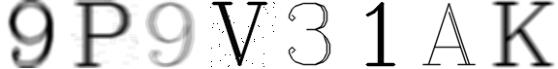
#> input picture Task1/data/rand_img_0.png, 558 x 69 px; its folder holds only this picture in this run
$ jupyter execute --allow-errors task1.ipynb   (older library calls are emulated)
#> lines starting #> are read from the running program, lines starting #| are printed output that depends on the picture; after the words box and inside, x2 and y2 are one past the last pixel; in counts of white or black regions, pixels touching at a corner belong together
### Task1/genSymbolImg.py
import cv2
import numpy as np
from random import randint, uniform
import string, random


def addNoise(image):
    row,col = image.shape
    s_vs_p = 0.4
    amount = 0.01
    out = np.copy(image)
    # Salt mode
    num_salt = np.ceil(amount * image.size * s_vs_p)
    coords = [np.random.randint(0, i - 1, int(num_salt))
          for i in image.shape]
    out[coords] = 1

    # Pepper mode
    num_pepper = np.ceil(amount* image.size * (1. - s_vs_p))
    coords = [np.random.randint(0, i - 1, int(num_pepper)) for i in image.shape]
    out[coords] = 0
    return out


# [5 lines of commented-out code are left out]


def addBlur(img, kw, kh):
    return cv2.blur(img, (kw, kh))


def text_generator(chars, size = 8):
    return ''.join(random.choice(chars) for _ in range(size))


def addText(img, chars, font, size, line_size):

    text = text_generator(chars, 1)

    cv2.putText(img, text, (0, img.shape[0]-4), font, size, (0, 0, 255), line_size, cv2.LINE_AA)

    return text

sizes = [(70,58),(40,35),(75,70),(70,70),(70,70),(50,50)]

def genSymbolImg(chars = string.ascii_uppercase + string.digits,
                font = None,
                line_size = None,
                blur = None,
                kw = None,
                kh = None):

    if font is None:
        font = randint(0, 5)

    # if size is None:
    #     size = uniform(2.5, 3.5)

    if line_size is None:
        line_size = randint(1, 2)

    if blur is None:
        blur = randint(0, 1)

    if kw is None:
        kw = randint(0, 1)

    if kh is None:
        kh = randint(0, 1)


    genImg = np.full(sizes[font], 255, dtype= np.uint8)

    text = addText(genImg, chars, font, 3, line_size)

    if randint(0, 1):
        genImg = addNoise(genImg)

    # if lines:
    #     addLines(genImg)

    if blur:
        genImg = addBlur(genImg, kw, kh)


    return genImg, text


# [10 lines that do not run on import are left out]

### Task1/task1.ipynb
## Imports

[cell 1]
import cv2
import numpy as np
import os
import matplotlib.pyplot as plt
import sys
import math
from random import randint, uniform
import string, random
print(cv2.__version__)
print(np.__version__)
print(sys.version)

## Functions

[cell 2]
#===============================================
#Frequently used functions
#===============================================
def image_plot(img, size = (10,10), title = ''):
    fig, ax = plt.subplots(figsize=size)
    plt.title(title)
    ax.imshow(img, cmap='gray')
    plt.show()

def image_save(img, num, size = (10,10), title = ''):
    fig, ax = plt.subplots(figsize=size)
    plt.title(title)
    ax.imshow(img, cmap='gray')
    ax.set_axis_off()
    plt.savefig(f'data/rand_img_{num}',bbox_inches='tight',pad_inches=0)
    plt.show()

def image_to_gray(img):
    return cv2.cvtColor(img, cv2.COLOR_BGR2GRAY)

def get_gradient(gray, x = 0, y = 0, use_grad = True):
    if use_grad:
        grad = cv2.Sobel(gray, ddepth=cv2.CV_32F, dx=x, dy=y, ksize=3)
        grad = np.absolute(grad)
        (minVal, maxVal) = (np.min(grad), np.max(grad))
        if maxVal - minVal > 0:
            grad = (255 * ((grad - minVal) / float(maxVal - minVal))).astype("uint8")
        else:
            grad  = np.zeros(gray.shape, dtype = "uint8")

    else:
        grad = cv2.adaptiveThreshold(  gray,
                                        255,
                                        cv2.ADAPTIVE_THRESH_GAUSSIAN_C,
                                        cv2.THRESH_BINARY_INV,
                                        11,
                                        2)

    return grad


#===============================================
#Functions by Kairat Aitpayev
#===============================================
def concat_img_hor(imgs, color = (0,255,0)):
    m = 0
    s = 0
    bs = 1
    for img in imgs:
        m = max(m, img.shape[0])
        s += img.shape[1]+2*bs

    image = np.zeros((m+2*bs, s, 3))

    x = 0
    for img in imgs:
        if len(img.shape) == 3:
            imgg = cv2.copyMakeBorder(img.copy(), bs, bs, bs, bs, cv2.BORDER_CONSTANT, value=color)
            image[0:imgg.shape[0], x:x+imgg.shape[1], :] = imgg
        else:
            imgg = cv2.copyMakeBorder(cv2.cvtColor(img, cv2.COLOR_GRAY2BGR), bs, bs, bs, bs, cv2.BORDER_CONSTANT, value=color)
            image[0:imgg.shape[0], x:x+imgg.shape[1], :] = imgg
        x += img.shape[1]+2*bs

    return np.asarray(image, dtype = np.uint8)


def concat_img_ver(imgs):
    m = 0
    s = 0
    bs = 1
    for img in imgs:
        m = max(m, img.shape[1])
        s += img.shape[0]+2*bs

    image = np.zeros((s, m+2*bs, 3))

    y = 0
    for img in imgs:
        if len(img.shape) == 3:
            imgg = cv2.copyMakeBorder(img.copy(), bs, bs, bs, bs, cv2.BORDER_CONSTANT, value=(0, 255, 0))
            image[y:y+imgg.shape[0], 0:imgg.shape[1], :] = imgg
        else:
            imgg = cv2.copyMakeBorder(cv2.cvtColor(img, cv2.COLOR_GRAY2BGR), bs, bs, bs, bs, cv2.BORDER_CONSTANT, value=(0, 255, 0))
            image[y:y+imgg.shape[0], 0:imgg.shape[1], :] = imgg
        y += img.shape[0]+2*bs

    return np.asarray(image, dtype = np.uint8)


def get_draw_proj_ver(lp, verp):
    verp2 = verp.astype(int)
    w = np.max(verp2) + 5
    graphicVer = np.zeros((lp.shape[0], w), dtype = "uint8")

    for i in range(len(verp2)):
        graphicVer[i, 0:verp2[i]] = 255

    return cv2.cvtColor(graphicVer, cv2.COLOR_GRAY2BGR)


def get_draw_proj_hor(lp, horp):
    horp2 = horp.astype(int)
    h = int(np.max(horp2) + 5)
    graphicHor = np.zeros((h, lp.shape[1]), dtype = "uint8")

    for i in range(len(horp2)):
        graphicHor[int(graphicHor.shape[0]-horp2[i]):graphicHor.shape[0], i] = 255

    return cv2.cvtColor(graphicHor, cv2.COLOR_GRAY2BGR)


def find_b0(verp_conv, ybm, c):
    for i in range(ybm,-1,-1):
        if verp_conv[i] <= c:
            return i
    return 0


def find_b1(verp_conv, ybm, c):
    for i in range(ybm,len(verp_conv)):
        if verp_conv[i] <= c:
            return i
    return len(verp_conv)

## Generating random images

[cell 3]
import genSymbolImg as gsi
image_cnt = 5
symbol_cnt = 8
#> (the rest of this cell did not finish here and is left out)

## Calculate vertical projections

[cell 4]
testing_mode = False
line_images = []
all_images = []
#> (the rest of this cell did not finish here and is left out)

## Calculate horizontal projections

[cell 5]
all_images = []
testing_mode = False
for img in line_images: ## line images from previous cell
    vis = img.copy()
    img = image_to_gray(vis)

    grad = get_gradient(img, y = 1, use_grad = True) # trashholding image

    horp = np.sum(grad, axis = 0) / 255 # find horizontal projection
    drawedhorp = get_draw_proj_hor(img, horp)  # get plot horizontal projection
    if testing_mode:
        image_plot(drawedhorp,(15,15),'drawedhorp') # plotting horizontal projection

    half = int(np.max(horp)//2) # finding half of projections
    slice_line = drawedhorp[(drawedhorp.shape[0] - half - 1):(drawedhorp.shape[0] - half + 1), :] # find slice line for contours
    if testing_mode:
        image_plot(slice_line,(15,15),'slice line') # plotting slice line

    #finding contours for each word
    contours, _ = cv2.findContours(cv2.cvtColor(slice_line,cv2.COLOR_BGR2GRAY), cv2.RETR_EXTERNAL, cv2.CHAIN_APPROX_SIMPLE)

    # adding horizontal line
    drawedhorp = cv2.line(drawedhorp, (0,drawedhorp.shape[0] - half), (drawedhorp.shape[1], drawedhorp.shape[0] - half), (255,0,0), 1)
    if testing_mode:
        image_plot(drawedhorp,(15,15),'drawedhorp with line') # plotting horizontal projection

    # finding widths for medium width
    widths = []
    for c in contours:
        x,y,w,h = cv2.boundingRect(c)
        widths.append(w)
    median_width = int(np.median(np.asarray(widths))*1.25)

    kernel = median_width # kernel based on median weight
    horp_conv = np.convolve(horp, np.ones((kernel,))/kernel, mode = 'same')# convolve projection
    drawedhorp_conv = get_draw_proj_hor(img, horp_conv) # get plot
    if testing_mode:
        image_plot(drawedhorp_conv,(15,15),'convolved horizontal projection') # plotting convolved vertical projection

    # find peaks
    bandP1ranges = []
    peaks = []
    c1 = 0.2
    c2 = 0.2
    while np.max(horp_conv) > 1:
        ybm = np.argmax(horp_conv)
        yb0 = find_b0(horp_conv,
                        ybm,
                        c1 * horp_conv[ybm])
        yb1 = find_b1(horp_conv,
                        ybm,
                        c2 * horp_conv[ybm])
        if yb1 - yb0 > median_width:
            bandP1ranges.append((yb0,yb1))
            peaks.append((ybm,drawedhorp_conv.shape[0]-int(horp_conv[ybm])))
        horp_conv[yb0:yb1] = 0

    #draw peaks on plot
    for peak in peaks:
        cv2.circle(drawedhorp_conv, peak, 1, (255,0,0), -1)
    if testing_mode:
        image_plot(drawedhorp_conv,(15,15),'drawedhorp_conv with peaks') # plotting projection with peaks

    # Adding lines between words
    for band in bandP1ranges:
        x1, x2 = band
        cv2.line(vis, (x1,0),(x1,vis.shape[0]), (0,0,255), 1)
        cv2.line(vis, (x2,0),(x2,vis.shape[0]), (255,0,255), 1)

    # concatenate all operations
    res_image = concat_img_ver((vis, grad, drawedhorp, drawedhorp_conv)) #
    all_images.append(res_image)
#> after the loop, all_images = []

#plotting all images from dataset
#> (the rest of this cell did not finish here and is left out)

#> after the loop in concat_img_ver, `for img in imgs:`: s = 0
#> further down, img is the input picture: shape (69, 558); min 0, max 255, mean 221
#> `_, th = cv2.threshold(img, 0, 255,  cv2.THRESH_OTSU + 1)`:
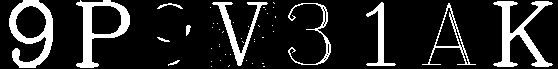
#> th: shape (69, 558); 15.4% white; 46 white regions (35 under 20 px), largest, box (x1, y1, x2, y2) and area: (493, 1, 553, 67) 1303, (9, 0, 53, 68) 1240, (76, 0, 130, 68) 1188
#> `dst = cv2.morphologyEx(th, cv2.MORPH_OPEN, kernel, iterations=1)`: dst: shape (69, 558); 13% white; 10 white regions (3 under 20 px)
#> `contours, hr = cv2.findContours(dst, cv2.RETR_EXTERNAL, cv2.CHAIN_APPR..`: contours = 10 contours, 4 with area under 20; largest, box (x1, y1, x2, y2) and area: (9, 0, 53, 68) 1844, (77, 0, 130, 68) 1800, (494, 1, 552, 67) 1108, (213, 2, 267, 66) 568, (367, 3, 395, 66) 392, (186, 25, 190, 34) 22; hr = [[1, -1, -1, -1], [2, 0, -1, -1], [3, 1, -1, -1], [4, 2, -1, -1], [5, 3, -1, -1], [6, 4, -1, -1], [7, 5, -1, -1], [8, 6, -1, -1], [9, 7, -1, -1], [-1, 8, -1, -1]]
#> `dst_boxes = cv2.cvtColor(dst, cv2.COLOR_GRAY2RGB)`: dst_boxes: shape (69, 558, 3); 13% white; 10 white regions (3 under 20 px), largest, box (x1, y1, x2, y2) and area: (494, 1, 552, 67) 1295, (9, 0, 53, 68) 1240, (77, 0, 130, 68) 1179
#> the loop `for c in contours:` made 10 passes
#> (x, y, w, h) on passes 2, 4, 6, 7, 8, 9, 10: (324, 37, 5, 7), (186, 25, 4, 9), (367, 3, 28, 63), (213, 2, 54, 64), (494, 1, 58, 66), (77, 0, 53, 68), (9, 0, 44, 68)
#> (c, x, y, w, h) on passes 1, 3, 5: ([[321, 60], [321, 62], [323, 62], [323, 60]], 321, 60, 3, 3), ([[315, 28], [315, 30], [317, 30], [317, 28]], 315, 28, 3, 3), ([[447, 5], [447, 7], [450, 7], [450, 5]], 447, 5, 4, 3)
#> after the loop `for c in contours:`:
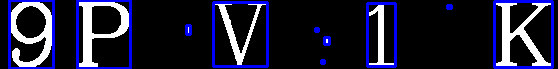
#> dst_boxes: shape (69, 558, 3); mean B, G, R 52.6, 30, 30

## Finding symbols easy way

[cell 6]
all_images = []
#> (the rest of this cell did not finish here and is left out)

#> the loop in concat_img_ver (call 2), `for img in imgs:` made 4 passes
#> s on passes 1 to 4: 71, 142, 213, 284
#> after the loop in concat_img_ver (call 2), `for img in imgs:`: s = 284
#> the loop in concat_img_ver (call 2), `for img in imgs:` made 4 passes
#> after the loop in concat_img_ver (call 2), `for img in imgs:`:
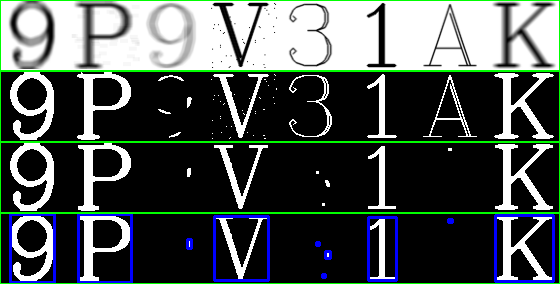
#> image: shape (284, 560, 3) float64; mean B, G, R 83.7, 86.3, 78.3
#> `th = cv2.adaptiveThreshold(img,255,cv2.ADAPTIVE_THRESH_GAUSSIAN_C,\ cv..`: th: shape (69, 558); 80.9% white; 43 black regions (35 under 20 px), largest, box (x1, y1, x2, y2) and area: (492, 1, 554, 67) 1384, (9, 0, 53, 68) 1288, (74, 0, 130, 68) 1220
#> `closing = cv2.morphologyEx(th, cv2.MORPH_CLOSE, kernel, iterations=1)`: closing: shape (69, 558); 82.6% white; 16 black regions (2 under 20 px), largest, box (x1, y1, x2, y2) and area: (493, 1, 554, 67) 1376, (9, 0, 53, 68) 1288, (75, 1, 130, 68) 1209
#> `horp = np.sum(grad, axis = 0) / 255`: horp = 558 values, max 66 at index 84, min 0 at index 0, mean 12.03
    all_images.append(res_image) # adding to completed data set

#plotting all images from dataset
image_plot(concat_img_ver(all_images), (80,80), 'All dataset')

## Finding symbols hard way

[cell 7]
all_images = []
testing_mode = False
#> (the rest of this cell did not finish here and is left out)

#> in get_draw_proj_hor, `horp2 = horp.astype(int)`: horp2 has the same summary as horp outside get_draw_proj_hor
#> in get_draw_proj_hor, `h = int(np.max(horp2) + 5)`: h = 71
#> after the loop in get_draw_proj_hor, `for i in range(len(horp2)):`: graphicHor: shape (71, 558); 16.9% white; 11 white regions, largest, box (x1, y1, x2, y2) and area: (493, 5, 554, 71) 1376, (9, 18, 53, 71) 1288, (75, 5, 130, 71) 1209
#> `half = int(np.max(horp)//2)`: half = 33
#> `contours, _ = cv2.findContours(cv2.cvtColor(slice_line,cv2.COLOR_BGR2G..`: contours = 8 contours, all with area under 20
#> `drawedhorp = cv2.line(drawedhorp, (0,drawedhorp.shape[0] - half), (dra..`:
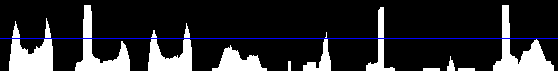
#> drawedhorp: shape (71, 558, 3); mean B, G, R 46.5, 42.9, 42.9
#> the loop `for c in contours:` made 8 passes
#> (c, x, w) on passes 1 to 8: ([[502, 0], [502, 1], [509, 1], [509, 0]], 502, 8), ([[378, 0], [378, 1], [383, 1], [383, 0]], 378, 6), ([[325, 0], [325, 1], [327, 1], [326, 0]], 325, 3), ([[184, 0], [184, 1], [189, 1], [189, 0]], 184, 6), ([[151, 0], [151, 1], [156, 1], [156, 0]], 151, 6), ([[83, 0], [83, 1], [91, 1], [91, 0]], 83, 9), ([[45, 0], [44, 1], [51, 1], [50, 0]], 44, 8), ([[12, 0], [12, 1], [19, 1], [19, 0]], 12, 8)
#> after the loop `for c in contours:`: widths = [8, 6, 3, 6, 6, 9, 8, 8]
#> `median_width = int(np.median(np.asarray(widths))*0.3)`: median_width = 2
#> `horp_conv = np.convolve(horp, np.ones((kernel,))/kernel, mode = 'same'..`: horp_conv = 558 values, max 66 at index 85, min 0 at index 0, mean 12.03
    if testing_mode:
        image_plot(drawedhorp,(15,15),'drawedhorp') # plotting horizontal projection

    half = int(np.max(horp)//2) # finding half of projections
    slice_line = drawedhorp[(drawedhorp.shape[0] - half - 1):(drawedhorp.shape[0] - half + 1), :] # find slice line for contours
    if testing_mode:
        image_plot(slice_line,(15,15),'slice line') # plotting slice line

    #finding contours for each word
    contours, _ = cv2.findContours(cv2.cvtColor(slice_line,cv2.COLOR_BGR2GRAY), cv2.RETR_EXTERNAL, cv2.CHAIN_APPROX_SIMPLE)

    # adding horizontal line
    drawedhorp = cv2.line(drawedhorp, (0,drawedhorp.shape[0] - half), (drawedhorp.shape[1], drawedhorp.shape[0] - half), (255,0,0), 1)
    if testing_mode:
        image_plot(drawedhorp,(15,15),'drawedhorp with line') # plotting horizontal projection

    # finding widths for medium width
    widths = []
    for c in contours:
        x,y,w,h = cv2.boundingRect(c)
        widths.append(w)
    median_width = int(np.median(np.asarray(widths))*0.3)

    kernel = median_width # kernel based on median weight
    horp_conv = np.convolve(horp, np.ones((kernel,))/kernel, mode = 'same')# convolve projection
    drawedhorp_conv = get_draw_proj_hor(img, horp_conv) # get plot
#> in get_draw_proj_hor (call 2), `horp2 = horp.astype(int)`: horp2 = 558 values, max 66 at index 85, min 0 at index 0, mean 11.91
#> after the loop in get_draw_proj_hor (call 2), `for i in range(len(horp2)):`:
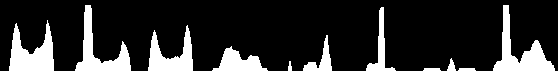
#> graphicHor: shape (71, 558); 16.8% white; 11 white regions, largest, box (x1, y1, x2, y2) and area: (493, 5, 555, 71) 1366, (9, 20, 54, 71) 1278, (75, 5, 131, 71) 1200
#> the loop `while np.max(horp_conv) > 1:` made 13 passes
#> (ybm, yb0, yb1) on passes 1 to 12: (85, 75, 131), (503, 493, 554), (381, 366, 385), (47, 8, 54), (187, 147, 193), (326, 302, 332), (231, 211, 268), (451, 446, 456), (289, 287, 292), (391, 384, 396), (424, 422, 441), (459, 457, 476)
#> after the loop `while np.max(horp_conv) > 1:`: bandP1ranges = [(75, 131), (493, 554), (366, 385), (8, 54), (147, 193), (302, 332), (211, 268), (446, 456), (287, 292), (384, 396), (422, 441), (457, 476)]; horp_conv = 558 values from 0 to 0; peaks = [(85, 5), (503, 5), (381, 7), (47, 20), (187, 25), (326, 35), (231, 46), (451, 58), (289, 61), (391, 67), (424, 68), (459, 68)]
#> the loop `for peak in peaks:` made 12 passes
#> after the loop `for peak in peaks:`:
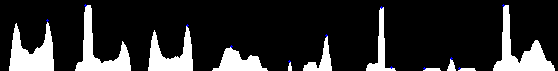
#> drawedhorp_conv: shape (71, 558, 3); mean B, G, R 43, 42.6, 42.6
#> the loop `for band in bandP1ranges:` made 12 passes
#> after the loop `for band in bandP1ranges:`:
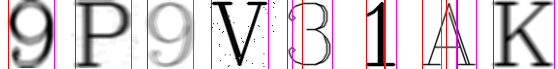
#> vis: shape (69, 558, 3); 4.3% of pixels changed, all inside (x1, y1, x2, y2) = (8, 0, 555, 69)
#> `drawedhorp_conv = drawedhorp_conv[::-1]`:
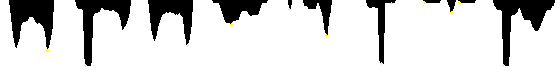
#> drawedhorp_conv: shape (71, 558, 3); mean B, G, R 212, 212.4, 212.4
    if testing_mode:
        image_plot(drawedhorp_conv,(15,15),'convolved horizontal projection') # plotting convolved vertical projection

    # find peaks
    bandP1ranges = []
    peaks = []
    c1 = 0.05
    c2 = 0.05
    while np.max(horp_conv) > 1:
        ybm = np.argmax(horp_conv)
        yb0 = find_b0(horp_conv,
                        ybm,
                        c1 * horp_conv[ybm])
        yb1 = find_b1(horp_conv,
                        ybm,
                        c2 * horp_conv[ybm])
        if yb1 - yb0 > median_width:
            bandP1ranges.append((yb0,yb1))
            peaks.append((ybm,drawedhorp_conv.shape[0]-int(horp_conv[ybm])))
        horp_conv[yb0:yb1] = 0

    #draw peaks on plot
    for peak in peaks:
        cv2.circle(drawedhorp_conv, peak, 1, (255,0,0), -1)
    if testing_mode:
        image_plot(drawedhorp_conv,(15,15),'drawedhorp_conv with peaks') # plotting projection with peaks

    # Adding lines between words
    for band in bandP1ranges:
        x1, x2 = band
        cv2.line(vis, (x1,0),(x1,vis.shape[0]), (0,0,255), 1)
        cv2.line(vis, (x2,0),(x2,vis.shape[0]), (255,0,255), 1)

    grad = 255 - grad

    drawedhorp = 255- drawedhorp
    drawedhorp = drawedhorp[::-1]

    drawedhorp_conv = 255- drawedhorp_conv
    drawedhorp_conv = drawedhorp_conv[::-1]

    # concatenate all operations
    res_image = concat_img_ver((vis, closing, drawedhorp, drawedhorp_conv)) #
#> the loop in concat_img_ver (call 3), `for img in imgs:` made 4 passes
#> s on passes 1 to 4: 71, 142, 215, 288
#> after the loop in concat_img_ver (call 3), `for img in imgs:`: s = 288
#> the loop in concat_img_ver (call 3), `for img in imgs:` made 4 passes
#> pass 1, in concat_img_ver (call 3), `imgg = cv2.copyMakeBorder(img.copy(), bs, bs, bs, bs, cv2.BORDER_CONST..`:
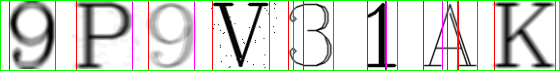
#> imgg: shape (71, 560, 3); mean B, G, R 209.2, 212, 214.5
#> after the loop in concat_img_ver (call 3), `for img in imgs:`:
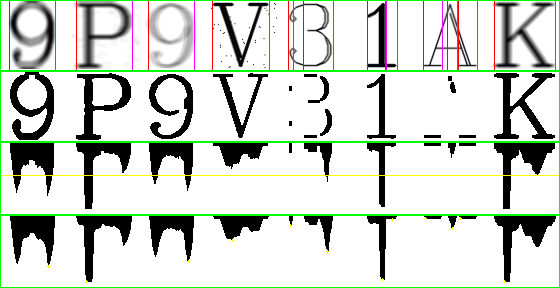
#> image: shape (288, 560, 3) float64; mean B, G, R 205.2, 212.8, 207.4
    all_images.append(res_image)

#plotting all images from dataset
image_plot(concat_img_ver(all_images), (80,80), 'All dataset')
